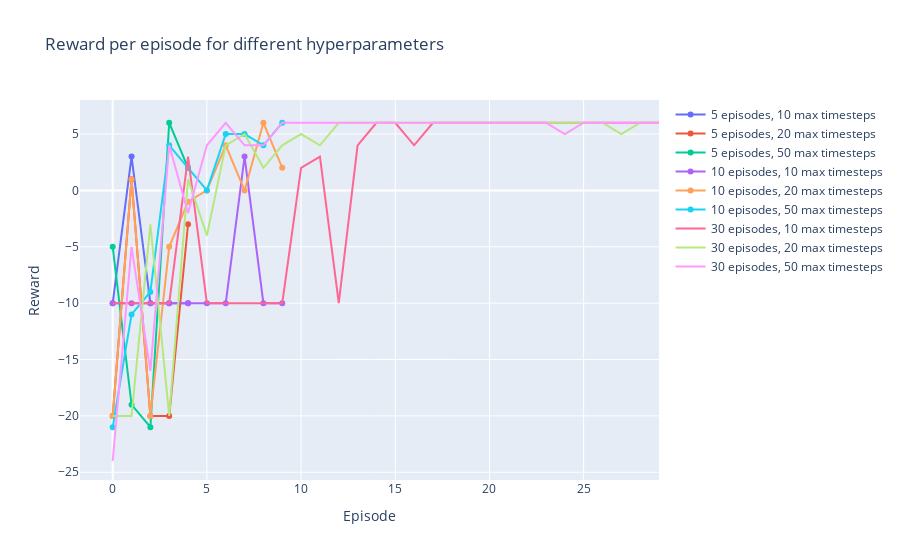

This figure's notebook cell:
### Markdown cell above
The best trial achieved a negative value of -5.874, which is the objective function that the hyperparameter optimization algorithm minimized. The optimal hyperparameters found by the algorithm were alpha=0.490, gamma=0.5, epsilon=0.015, num_episodes=1000, and max_timesteps=500.

After training the agent with the best hyperparameters, it was tested over 200 episodes, and the results were as follows: the average reward obtained was 5.6, the standard deviation of rewards was 2.328, the minimum reward achieved was -14, and the maximum reward obtained was 6. These results indicate that the agent was able to learn the task successfully, as the average reward was positive and relatively high, and the standard deviation was relatively low. However, there was still some variance in the rewards obtained, as indicated by the range between the minimum and maximum rewards. Overall, the results show that the hyperparameter optimization algorithm was able to find a good set of hyperparameters that allowed the agent to perform well in the task.

### Code cell
import plotly.graph_objs as go

# Plot results for different hyperparameters
num_episodes = [5, 10, 30]
max_timesteps = [10, 20, 50]
data = []

for i, n in enumerate(num_episodes):
    for j, m in enumerate(max_timesteps):
        agent = SARSAAgent(env.action_space, env.observation_space,
                           alpha=best_alpha, gamma=best_gamma, epsilon=best_epsilon)
        rewards = []
        for k in range(n):
            obs = env.reset()
            done = False
            episode_reward = 0
            for l in range(m):
                action = agent.act(obs, episode_reward, done)
                next_obs, reward, done, _ = env.step(action)
                next_action = agent.act(next_obs, reward, done)
                agent.learn(obs, action, reward, next_obs, next_action, done)
                obs = next_obs
                episode_reward += reward
                if done:
                    break
            rewards.append(episode_reward)

        # Create trace for each hyperparameter combination
        trace = go.Scatter(
            x=list(range(n)),
            y=rewards,
            name=f"{n} episodes, {m} max timesteps"
        )

        # Append trace to data list
        data.append(trace)

# Set layout for plot
layout = go.Layout(
    title="Reward per episode for different hyperparameters",
    xaxis=dict(title="Episode"),
    yaxis=dict(title="Reward")
)

# Create figure object
fig = go.Figure(data=data, layout=layout)

# Show plot
fig.show()

### Figure 1 — Plotly figure (JSON) as saved in the notebook; plotly's stock layout.template omitted (floating-point values rounded to 4 significant figures)
{"data": [{"name": "5 episodes, 10 max timesteps", "type": "scatter", "x": [0, 1, 2, 3, 4], "y": [-10, 3, -10, -10, -10]}, {"name": "5 episodes, 20 max timesteps", "type": "scatter", "x": [0, 1, 2, 3, 4], "y": [-20, 1, -20, -20, -3]}, {"name": "5 episodes, 50 max timesteps", "type": "scatter", "x": [0, 1, 2, 3, 4], "y": [-5, -19, -21, 6, 2]}, {"name": "10 episodes, 10 max timesteps", "type": "scatter", "x": [0, 1, 2, 3, 4, 5, 6, 7, 8, 9], "y": [-10, -10, -10, -10, -10, -10, -10, 3, -10, -10]}, {"name": "10 episodes, 20 max timesteps", "type": "scatter", "x": [0, 1, 2, 3, 4, 5, 6, 7, 8, 9], "y": [-20, 1, -20, -5, -1, 0, 4, 0, 6, 2]}, {"name": "10 episodes, 50 max timesteps", "type": "scatter", "x": [0, 1, 2, 3, 4, 5, 6, 7, 8, 9], "y": [-21, -11, -9, 4, 2, 0, 5, 5, 4, 6]}, {"name": "30 episodes, 10 max timesteps", "type": "scatter", "x": [0, 1, 2, 3, 4, 5, 6, 7, 8, 9, 10, 11, 12, 13, 14, 15, 16, 17, 18, 19, 20, 21, 22, 23, 24, 25, 26, 27, 28, 29], "y": [-10, -10, -10, -10, 3, -10, -10, -10, -10, -10, 2, 3, -10, 4, 6, 6, 4, 6, 6, 6, 6, 6, 6, 6, 6, 6, 6, 6, 6, 6]}, {"name": "30 episodes, 20 max timesteps", "type": "scatter", "x": [0, 1, 2, 3, 4, 5, 6, 7, 8, 9, 10, 11, 12, 13, 14, 15, 16, 17, 18, 19, 20, 21, 22, 23, 24, 25, 26, 27, 28, 29], "y": [-20, -20, -3, -20, 1, -4, 4, 5, 2, 4, 5, 4, 6, 6, 6, 6, 6, 6, 6, 6, 6, 6, 6, 6, 6, 6, 6, 5, 6, 6]}, {"name": "30 episodes, 50 max timesteps", "type": "scatter", "x": [0, 1, 2, 3, 4, 5, 6, 7, 8, 9, 10, 11, 12, 13, 14, 15, 16, 17, 18, 19, 20, 21, 22, 23, 24, 25, 26, 27, 28, 29], "y": [-24, -5, -16, 4, -2, 4, 6, 4, 4, 6, 6, 6, 6, 6, 6, 6, 6, 6, 6, 6, 6, 6, 6, 6, 5, 6, 6, 6, 6, 6]}], "layout": {"title": {"text": "Reward per episode for different hyperparameters"}, "xaxis": {"title": {"text": "Episode"}}, "yaxis": {"title": {"text": "Reward"}}}}
